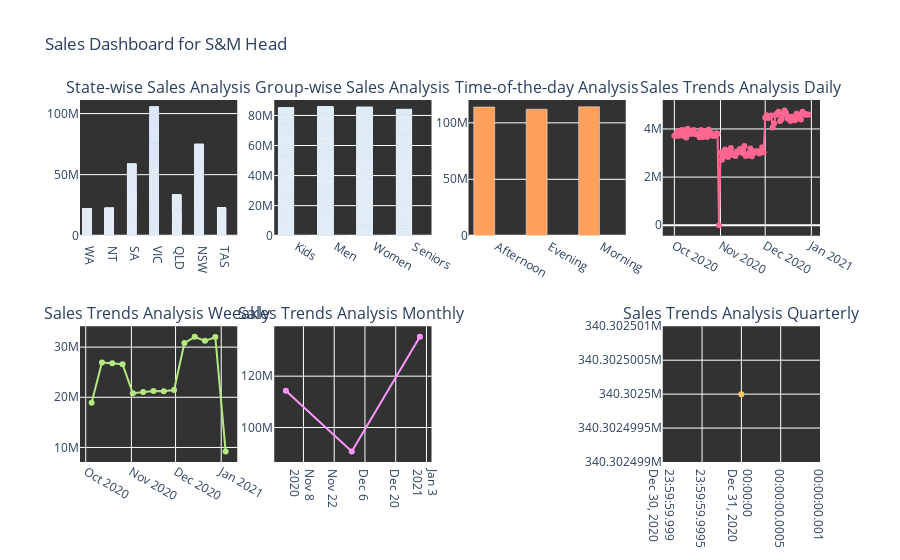

Notebook cell for this chart:
### Markdown cell above
## Step 4: Visualization

### Code cell
df_daily = df.resample('D').sum()


# Creating the dashboard
fig = make_subplots(rows=2, cols=4, subplot_titles=("State-wise Sales Analysis", "Group-wise Sales Analysis", "Time-of-the-day Analysis", "Sales Trends Analysis Daily","Sales Trends Analysis Weeakly ","Sales Trends Analysis Monthly ",' ',"Sales Trends Analysis Quarterly"))

# State-wise sales analysis for different groups
fig.add_trace(go.Bar(x=df['State'], y=df['Sales'], name='Sales', marker=dict(color='rgb(34, 111, 255)')), row=1, col=1)
fig.add_trace(go.Bar(x=df['State'], y=df['normalized_Sales'], name='Normalized Sales'), row=1, col=1)

# Group-wise sales analysis across different states
fig.add_trace(go.Bar(x=df['Group'], y=df['Sales'], name='Sales'), row=1, col=2)
fig.add_trace(go.Bar(x=df['Group'], y=df['normalized_Sales'], name='Normalized Sales', marker=dict(color='rgb(55, 83, 109)')), row=1, col=2)

# Time-of-the-day analysis
df_time_analysis = df.groupby('Time').sum().reset_index()  # Aggregating data for time analysis
fig.add_trace(go.Bar(x=df_time_analysis['Time'], y=df_time_analysis['Sales'],  name='Sales'), row=1, col=3)
fig.add_trace(go.Bar(x=df_time_analysis['Time'], y=df_time_analysis['normalized_Sales'],  name='Normalized Sales'), row=1, col=3)

# Add traces for sales trends
fig.add_trace(go.Scatter(x=df_daily.index, y=df_daily['Sales'], mode='lines+markers', name='Daily Sales'), row=1, col=4)
fig.add_trace(go.Scatter(x=weekly_report.index, y=weekly_report['Sales'], mode='lines+markers', name='Weekly Sales'), row=2, col=1)
fig.add_trace(go.Scatter(x=monthly_report.index, y=monthly_report['Sales'], mode='lines+markers', name='Monthly Sales'), row=2, col=2)
fig.add_trace(go.Scatter(x=quarterly_report.index, y=quarterly_report['Sales'], mode='lines+markers', name='Quarterly Sales'), row=2, col=4)
# Update layout
fig.update_layout(showlegend=False, title_text="Sales Dashboard for S&M Head")

# Update layout to change the plot background color
fig.update_layout(
    plot_bgcolor='rgb(50, 50, 50)'
)
# Show the plots
fig.show()

### Figure 1 — Plotly figure (JSON) as saved in the notebook; plotly's stock layout.template omitted (floating-point values rounded to 4 significant figures; data arrays with more than 128 entries replaced by an {"elided": "..."} marker saying what was removed)
{"data": [{"marker": {"color": "rgb(34, 111, 255)"}, "name": "Sales", "type": "bar", "x": {"elided": "7560 str values"}, "xaxis": "x", "y": {"elided": "7560 int values"}, "yaxis": "y"}, {"name": "Normalized Sales", "type": "bar", "x": {"elided": "7560 str values"}, "xaxis": "x", "y": {"elided": "7560 float values"}, "yaxis": "y"}, {"name": "Sales", "type": "bar", "x": {"elided": "7560 str values"}, "xaxis": "x2", "y": {"elided": "7560 int values"}, "yaxis": "y2"}, {"marker": {"color": "rgb(55, 83, 109)"}, "name": "Normalized Sales", "type": "bar", "x": {"elided": "7560 str values"}, "xaxis": "x2", "y": {"elided": "7560 float values"}, "yaxis": "y2"}, {"name": "Sales", "type": "bar", "x": [" Afternoon", " Evening", " Morning"], "xaxis": "x3", "y": [114007500, 112087500, 114207500], "yaxis": "y3"}, {"name": "Normalized Sales", "type": "bar", "x": [" Afternoon", " Evening", " Morning"], "xaxis": "x3", "y": [643.9, 631.7, 645.1], "yaxis": "y3"}, {"mode": "lines+markers", "name": "Daily Sales", "type": "scatter", "x": ["2020-10-01T00:00:00", "2020-10-02T00:00:00", "2020-10-03T00:00:00", "2020-10-04T00:00:00", "2020-10-05T00:00:00", "2020-10-06T00:00:00", "2020-10-07T00:00:00", "2020-10-08T00:00:00", "2020-10-09T00:00:00", "2020-10-10T00:00:00", "2020-10-11T00:00:00", "2020-10-12T00:00:00", "2020-10-13T00:00:00", "2020-10-14T00:00:00", "2020-10-15T00:00:00", "2020-10-16T00:00:00", "2020-10-17T00:00:00", "2020-10-18T00:00:00", "2020-10-19T00:00:00", "2020-10-20T00:00:00", "2020-10-21T00:00:00", "2020-10-22T00:00:00", "2020-10-23T00:00:00", "2020-10-24T00:00:00", "2020-10-25T00:00:00", "2020-10-26T00:00:00", "2020-10-27T00:00:00", "2020-10-28T00:00:00", "2020-10-29T00:00:00", "2020-10-30T00:00:00", "2020-10-31T00:00:00", "2020-11-01T00:00:00", "2020-11-02T00:00:00", "2020-11-03T00:00:00", "2020-11-04T00:00:00", "2020-11-05T00:00:00", "2020-11-06T00:00:00", "2020-11-07T00:00:00", "2020-11-08T00:00:00", "2020-11-09T00:00:00", "2020-11-10T00:00:00", "2020-11-11T00:00:00", "2020-11-12T00:00:00", "2020-11-13T00:00:00", "2020-11-14T00:00:00", "2020-11-15T00:00:00", "2020-11-16T00:00:00", "2020-11-17T00:00:00", "2020-11-18T00:00:00", "2020-11-19T00:00:00", "2020-11-20T00:00:00", "2020-11-21T00:00:00", "2020-11-22T00:00:00", "2020-11-23T00:00:00", "2020-11-24T00:00:00", "2020-11-25T00:00:00", "2020-11-26T00:00:00", "2020-11-27T00:00:00", "2020-11-28T00:00:00", "2020-11-29T00:00:00", "2020-11-30T00:00:00", "2020-12-01T00:00:00", "2020-12-02T00:00:00", "2020-12-03T00:00:00", "2020-12-04T00:00:00", "2020-12-05T00:00:00", "2020-12-06T00:00:00", "2020-12-07T00:00:00", "2020-12-08T00:00:00", "2020-12-09T00:00:00", "2020-12-10T00:00:00", "2020-12-11T00:00:00", "2020-12-12T00:00:00", "2020-12-13T00:00:00", "2020-12-14T00:00:00", "2020-12-15T00:00:00", "2020-12-16T00:00:00", "2020-12-17T00:00:00", "2020-12-18T00:00:00", "2020-12-19T00:00:00", "2020-12-20T00:00:00", "2020-12-21T00:00:00", "2020-12-22T00:00:00", "2020-12-23T00:00:00", "2020-12-24T00:00:00", "2020-12-25T00:00:00", "2020-12-26T00:00:00", "2020-12-27T00:00:00", "2020-12-28T00:00:00", "2020-12-29T00:00:00", "2020-12-30T00:00:00"], "xaxis": "x4", "y": [3720000, 3715000, 3890000, 3720000, 3862500, 3960000, 3712500, 3945000, 3645000, 4005000, 3872500, 3795000, 3852500, 3955000, 3780000, 3795000, 3810000, 3652500, 3960000, 3670000, 3910000, 3760000, 3662500, 3977500, 3875000, 3735000, 3717500, 3710000, 3822500, 3802500, 0, 3020000, 2725000, 2877500, 3142500, 3075000, 2835000, 3000000, 3210000, 2925000, 2992500, 2872500, 3060000, 3035000, 3165000, 3122500, 2995000, 3290000, 2877500, 2905000, 2992500, 3185000, 2867500, 3070000, 3022500, 3067500, 3075000, 2982500, 3025000, 3235000, 3035000, 4465000, 4565000, 4457500, 4482500, 4557500, 4060000, 4230000, 4580000, 4655000, 4717500, 4327500, 4410000, 4605000, 4765000, 4657500, 4435000, 4505000, 4335000, 4505000, 4452500, 4357500, 4635000, 4452500, 4582500, 4390000, 4715000, 4637500, 4595000, 4607500, 4590000], "yaxis": "y4"}, {"mode": "lines+markers", "name": "Weekly Sales", "type": "scatter", "x": ["2020-10-05T00:00:00", "2020-10-12T00:00:00", "2020-10-19T00:00:00", "2020-10-26T00:00:00", "2020-11-02T00:00:00", "2020-11-09T00:00:00", "2020-11-16T00:00:00", "2020-11-23T00:00:00", "2020-11-30T00:00:00", "2020-12-07T00:00:00", "2020-12-14T00:00:00", "2020-12-21T00:00:00", "2020-12-28T00:00:00", "2021-01-04T00:00:00"], "xaxis": "x5", "y": [18907500, 26935000, 26805000, 26590000, 20797500, 21065000, 21242500, 21187500, 21442500, 30817500, 32060000, 31247500, 32007500, 9197500], "yaxis": "y5"}, {"mode": "lines+markers", "name": "Monthly Sales", "type": "scatter", "x": ["2020-10-31T00:00:00", "2020-11-30T00:00:00", "2020-12-31T00:00:00"], "xaxis": "x6", "y": [114290000, 90682500, 135330000], "yaxis": "y6"}, {"mode": "lines+markers", "name": "Quarterly Sales", "type": "scatter", "x": ["2020-12-31T00:00:00"], "xaxis": "x8", "y": [340302500], "yaxis": "y8"}], "layout": {"annotations": [{"font": {"size": 16}, "showarrow": false, "text": "State-wise Sales Analysis", "x": 0.1062, "xanchor": "center", "xref": "paper", "y": 1, "yanchor": "bottom", "yref": "paper"}, {"font": {"size": 16}, "showarrow": false, "text": "Group-wise Sales Analysis", "x": 0.3688, "xanchor": "center", "xref": "paper", "y": 1, "yanchor": "bottom", "yref": "paper"}, {"font": {"size": 16}, "showarrow": false, "text": "Time-of-the-day Analysis", "x": 0.6313, "xanchor": "center", "xref": "paper", "y": 1, "yanchor": "bottom", "yref": "paper"}, {"font": {"size": 16}, "showarrow": false, "text": "Sales Trends Analysis Daily", "x": 0.8938, "xanchor": "center", "xref": "paper", "y": 1, "yanchor": "bottom", "yref": "paper"}, {"font": {"size": 16}, "showarrow": false, "text": "Sales Trends Analysis Weeakly ", "x": 0.1062, "xanchor": "center", "xref": "paper", "y": 0.375, "yanchor": "bottom", "yref": "paper"}, {"font": {"size": 16}, "showarrow": false, "text": "Sales Trends Analysis Monthly ", "x": 0.3688, "xanchor": "center", "xref": "paper", "y": 0.375, "yanchor": "bottom", "yref": "paper"}, {"font": {"size": 16}, "showarrow": false, "text": " ", "x": 0.6313, "xanchor": "center", "xref": "paper", "y": 0.375, "yanchor": "bottom", "yref": "paper"}, {"font": {"size": 16}, "showarrow": false, "text": "Sales Trends Analysis Quarterly", "x": 0.8938, "xanchor": "center", "xref": "paper", "y": 0.375, "yanchor": "bottom", "yref": "paper"}], "plot_bgcolor": "rgb(50, 50, 50)", "showlegend": false, "title": {"text": "Sales Dashboard for S&M Head"}, "xaxis": {"anchor": "y", "domain": [0, 0.2125]}, "xaxis2": {"anchor": "y2", "domain": [0.2625, 0.475]}, "xaxis3": {"anchor": "y3", "domain": [0.525, 0.7375]}, "xaxis4": {"anchor": "y4", "domain": [0.7875, 1]}, "xaxis5": {"anchor": "y5", "domain": [0, 0.2125]}, "xaxis6": {"anchor": "y6", "domain": [0.2625, 0.475]}, "xaxis7": {"anchor": "y7", "domain": [0.525, 0.7375]}, "xaxis8": {"anchor": "y8", "domain": [0.7875, 1]}, "yaxis": {"anchor": "x", "domain": [0.625, 1]}, "yaxis2": {"anchor": "x2", "domain": [0.625, 1]}, "yaxis3": {"anchor": "x3", "domain": [0.625, 1]}, "yaxis4": {"anchor": "x4", "domain": [0.625, 1]}, "yaxis5": {"anchor": "x5", "domain": [0, 0.375]}, "yaxis6": {"anchor": "x6", "domain": [0, 0.375]}, "yaxis7": {"anchor": "x7", "domain": [0, 0.375]}, "yaxis8": {"anchor": "x8", "domain": [0, 0.375]}}}
